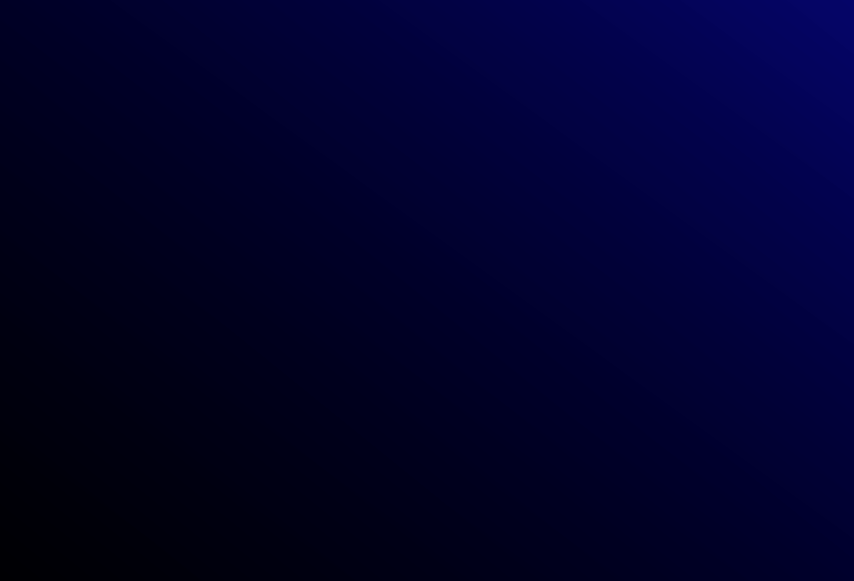
<?xml version="1.0" encoding="UTF-8"?>
<ui version="4.0">
 <class>MainWindow</class>
 <widget class="QMainWindow" name="MainWindow">
  <property name="geometry">
   <rect>
    <x>0</x>
    <y>0</y>
    <width>854</width>
    <height>581</height>
   </rect>
  </property>
  <property name="windowTitle">
   <string>MainWindow</string>
  </property>
  <property name="styleSheet">
   <string notr="true">background-color: qlineargradient(spread:pad, x1:1, y1:0.063, x2:0, y2:1, stop:0 rgba(0, 0, 105, 159), stop:1 rgba( 0,0 121, 174));</string>
  </property>
  <widget class="QWidget" name="centralwidget">
   <widget class="QLabel" name="label">
    <property name="geometry">
     <rect>
      <x>0</x>
      <y>-50</y>
      <width>911</width>
      <height>691</height>
     </rect>
    </property>
    <property name="text">
     <string/>
    </property>
    <property name="pixmap">
     <pixmap>../../../../Desktop/tron-legacy-850x562.jpg</pixmap>
    </property>
   </widget>
  </widget>
 </widget>
 <resources/>
 <connections/>
</ui>
